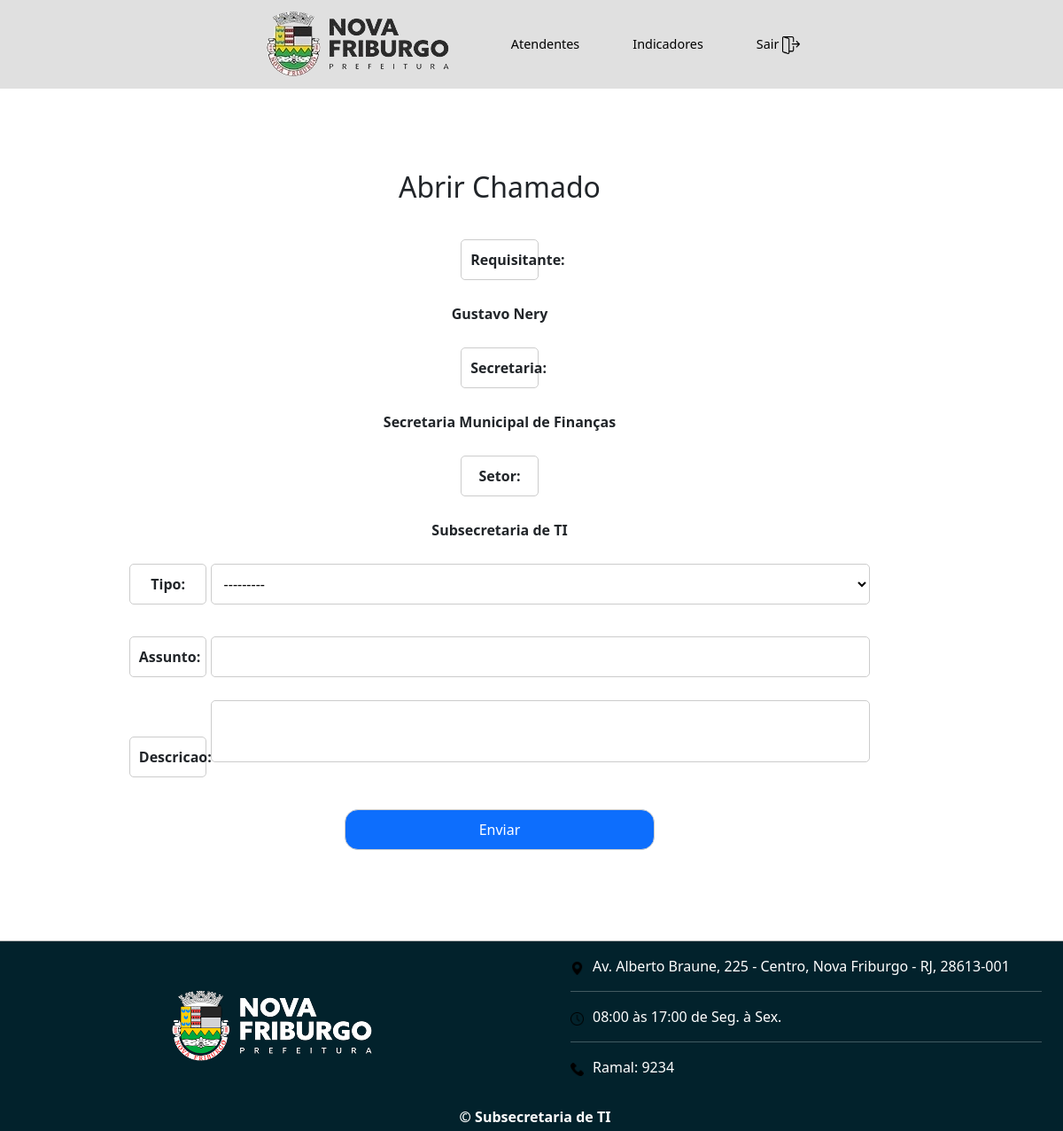
Page /abrirChamado (signed in) on the committed database.
### chamadosApp/models.py (models this page shows, shortened)
class Servidor(models.Model):
    user = models.ForeignKey(User, on_delete=models.CASCADE)
    nome = models.CharField(max_length=75)
    setor = models.ForeignKey(Setor, verbose_name='Setor', on_delete=models.CASCADE)
    def __str__(self):
        return self.nome

class Setor(models.Model):
    secretaria = models.ForeignKey(Secretaria, verbose_name="Secretaria", on_delete=models.CASCADE)
    nome = models.CharField(max_length=100, default='')
    cep = models.CharField(max_length=8, default='')
    bairro = models.CharField(max_length=50, default='')
    logradouro = models.CharField(max_length=150, default='')
    def __str__(self):
        return self.nome

class Secretaria(models.Model):
    nome = models.CharField(max_length=70)
    def __str__(self):
        return self.nome

### chamadosApp/views.py (the view, shortened to what this page needs)
# urls.py: path('abrirChamado', views.abrirChamado, name='abrirChamado'),
@login_required
def abrirChamado(request):
    servidor = Servidor.objects.get(user=request.user)
    form = Chamado_Form()
    context={
        'form': form,
        'servidor': servidor,
    }
    return render(request, 'abrirChamado.html', context)

### chamadosApp/forms.py
class Chamado_Form(ModelForm):
    class Meta:
        model = Chamado
        widgets = {
            'tipo': forms.Select(attrs={'readonly': True}),
        }
        exclude = ['dataAbertura', 'dataFechamento', 'prioridade', 'status', 'numero', 'atendente', 'requisitante', 'secretaria', 'setor']

### chamadosApp/models.py (called while the page is built)
    def __str__(self):
        return self.nome

### chamadosApp/templates/abrirChamado.html (shortened to what this page needs)
{% extends "template.html" %}
{% block main %}
<link rel="stylesheet" href="/static/css/form-chamado.css">
<div class="row">
    <div class="col d-flex py-5">
          <div class="row w-100">
              <div class="col-10 pb-4 m-auto bg-white">
                  <div class="row">
                      <div class="col px-4">
                          <div class="pt-4 px-2">
                              <form class="form-main" method="POST">
                                  <h2 style="text-align: center; margin-bottom: 30px">Abrir Chamado</h2>
                                  <p>
                                    <label for="id_requisitante">Requisitante:</label>
                                    <p id="id_requisitante" name="requisitante">{{ servidor }}</p>
                                  </p>
                                  <p>
                                    <label for="id_secretaria">Secretaria:</label>
                                    <p id="id_secretaria" name="secretaria">{{ servidor.setor.secretaria }}</p>
                                  </p>
                                  <p>
                                    <label for="id_setor">Setor:</label>
                                    <p id="id_setor" name="setor">{{ servidor.setor }}</p>
                                  </p>
                                  {{ form.as_p }}
                                  <button id="save-button" type="submit" class="btn btn-primary">
                                  Enviar
                                  </button>
                              </form>
                          </div>
                      </div>
                  </div>
              </div>
          </div>
    </div>
  </div>
{% endblock %}

### chamadosTI/static/css/style.css (style rules this page uses)
p { font-weight: bold; text-decoration-color: red; }

### chamadosApp/static/css/mainPage.css (style rules this page uses)
.form-main { text-align: center; }

### chamadosApp/static/css/form-chamado.css (style rules this page uses)
.form-main label, .form-main input, .form-main button { margin: 10px 0; padding: 10px; border: 1px solid #ccc; border-radius: 5px; }
#id_descricao { width: 85%; padding: 10px; border: 1px solid #ccc; border-radius: 5px; resize: none; height: 70px; }
select { width: 85%; padding: 10px; border: 1px solid #ccc; border-radius: 5px; font-size: 16px; line-height: 1.5; background-color: white; }
input[type="text"] { width: 85%; padding: 10px; border: 1px solid #ccc; border-radius: 5px; font-size: 16px; line-height: 1.5; }
label { width: 10%; }
#save-button { width: 40%; border-radius: 15px; }

### rows in the picture
Servidor: nome "Gustavo Nery", setor.secretaria "Secretaria Municipal de Finanças", setor "Subsecretaria de TI"
